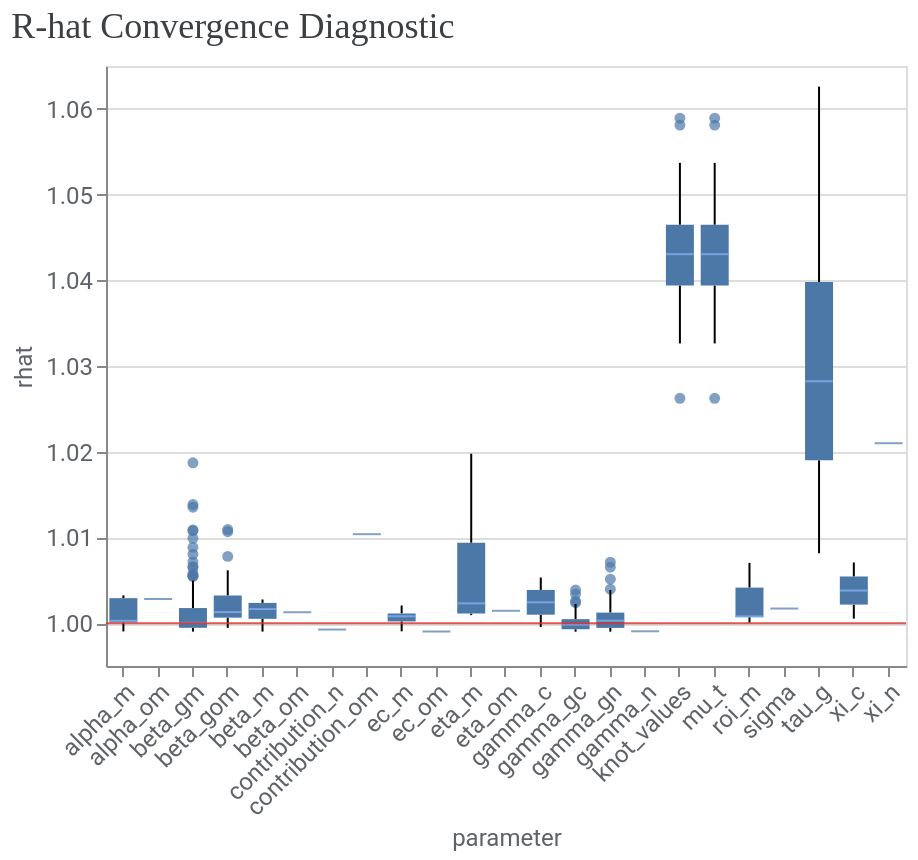

Here is the notebook cell this chart was saved with:
### Markdown cell above
## 7. モデルが収束したか確認する

結果を読む前に、まずR-hatを確認します。

R-hatが1に近く、概ね1.1未満であることが一つの目安です。

### Code cell
model_diagnostics = visualizer.ModelDiagnostics(mmm)
model_diagnostics.plot_rhat_boxplot()

### Figure 1 — Vega-Lite specification as saved in the notebook (floating-point values rounded to 4 significant figures; data arrays with more than 128 entries replaced by an {"elided": "..."} marker saying what was removed)
{"config": {"view": {"continuousWidth": 300, "continuousHeight": 300}, "axis": {"labelColor": "#5F6368", "labelFont": "Roboto", "labelFontSize": 12, "titleColor": "#5F6368", "titleFont": "Roboto", "titleFontSize": 12, "titleFontWeight": "normal"}}, "layer": [{"data": {"name": "data-e1c785eda67e6af99bfe9fd7e4be9948"}, "mark": {"type": "boxplot", "median": {"color": "#8AB4F8"}, "outliers": {"filled": true}}, "encoding": {"x": {"axis": {"labelAngle": -45}, "field": "parameter", "type": "nominal"}, "y": {"field": "rhat", "scale": {"zero": false}, "type": "quantitative"}}}, {"data": {"name": "empty"}, "mark": {"type": "rule", "color": "#D93025", "opacity": 0.8}, "encoding": {"y": {"datum": 1}}}], "title": {"text": "R-hat Convergence Diagnostic", "anchor": "start", "color": "#3C4043", "font": "Google Sans Display", "fontSize": 18, "fontWeight": "normal", "offset": 10}, "width": 400, "$schema": "https://vega.github.io/schema/vega-lite/v5.20.1.json", "datasets": {"data-e1c785eda67e6af99bfe9fd7e4be9948": {"elided": "749 records"}, "empty": [{}]}}
